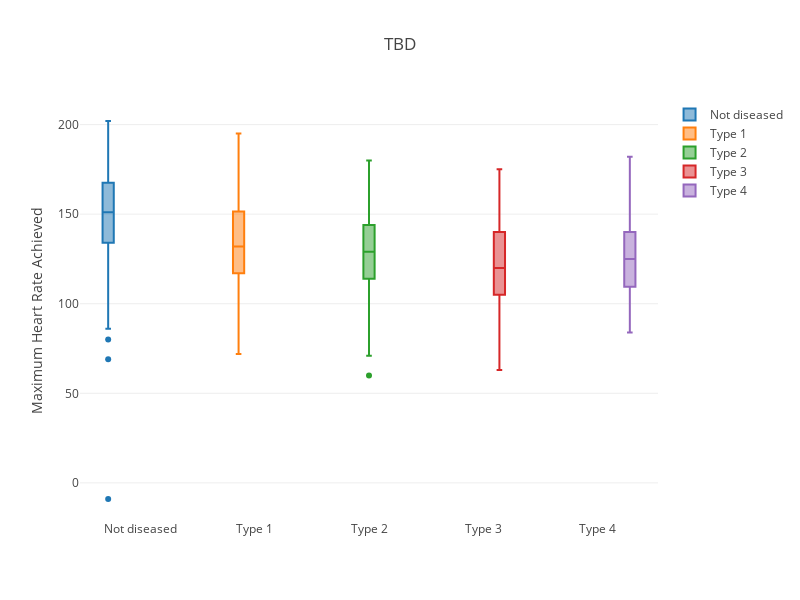

Source (notebook cell):
### Code cell
iplot(figure)

### Figure 1 — Plotly figure (JSON) as saved in the notebook; plotly's stock layout.template omitted (floating-point values rounded to 4 significant figures; data arrays with more than 128 entries replaced by an {"elided": "..."} marker saying what was removed)
{"data": [{"name": "Not diseased", "type": "box", "y": {"elided": "411 mixed values"}}, {"name": "Type 1", "type": "box", "y": {"elided": "196 mixed values"}}, {"name": "Type 2", "type": "box", "y": {"elided": "135 mixed values"}}, {"name": "Type 3", "type": "box", "y": {"elided": "135 mixed values"}}, {"name": "Type 4", "type": "box", "y": [132, 114, 165, 128, 154, 125, 124, 145, 162, 132, 182, 125, 140, 100, 98, 115, 110, 94, 125, 158, 150, 96, 140, 134, 135, 118, 135, 122, "145", "92", "120", "92", "100", "84", null, "123", "140", "120", null, "102", "120", "150", "108"]}], "layout": {"autosize": false, "boxmode": "group", "height": 600, "title": "TBD", "width": 800, "yaxis": {"title": "Maximum Heart Rate Achieved", "zeroline": false}}}
